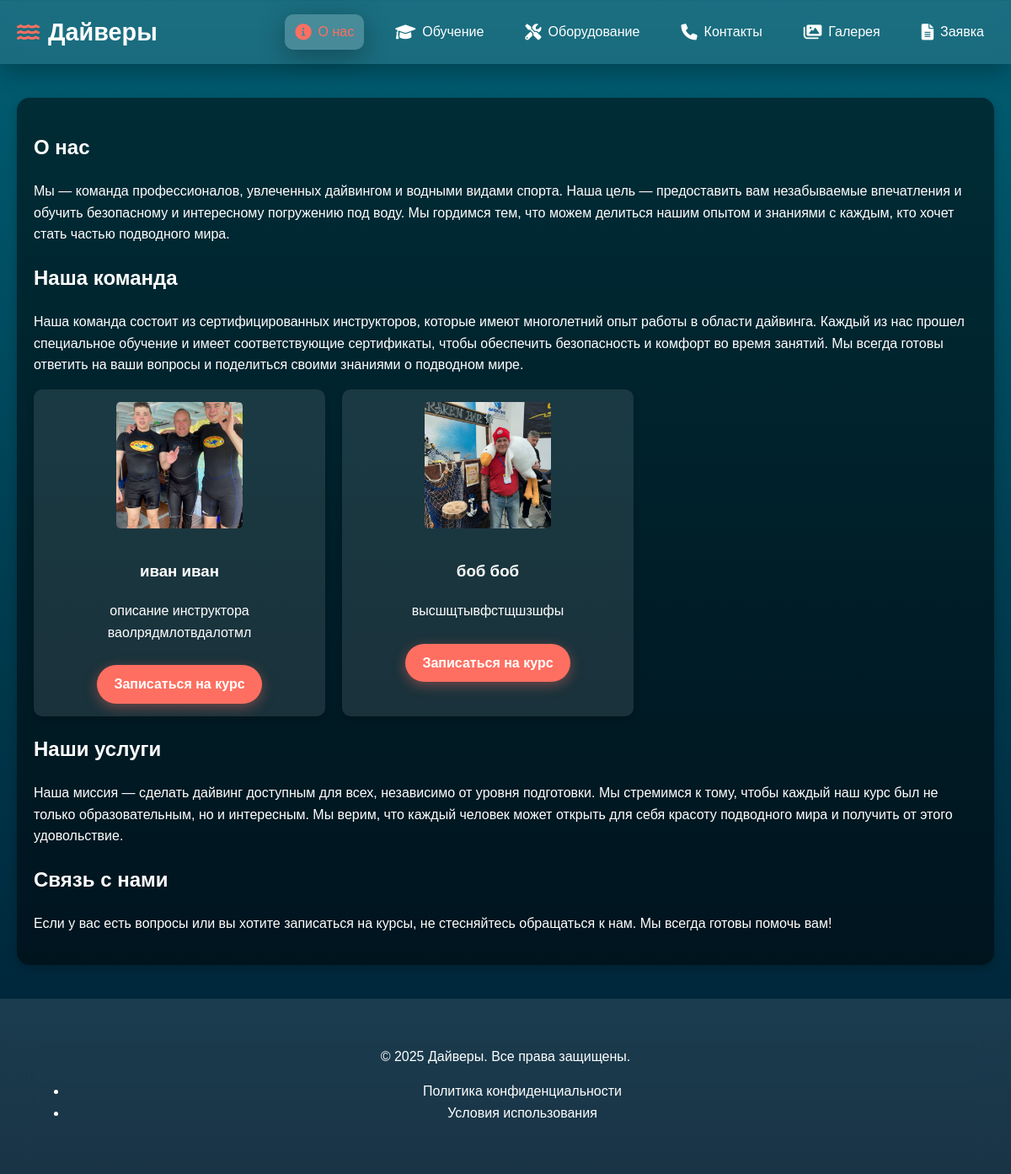
Page /about/ on the earlier database version.
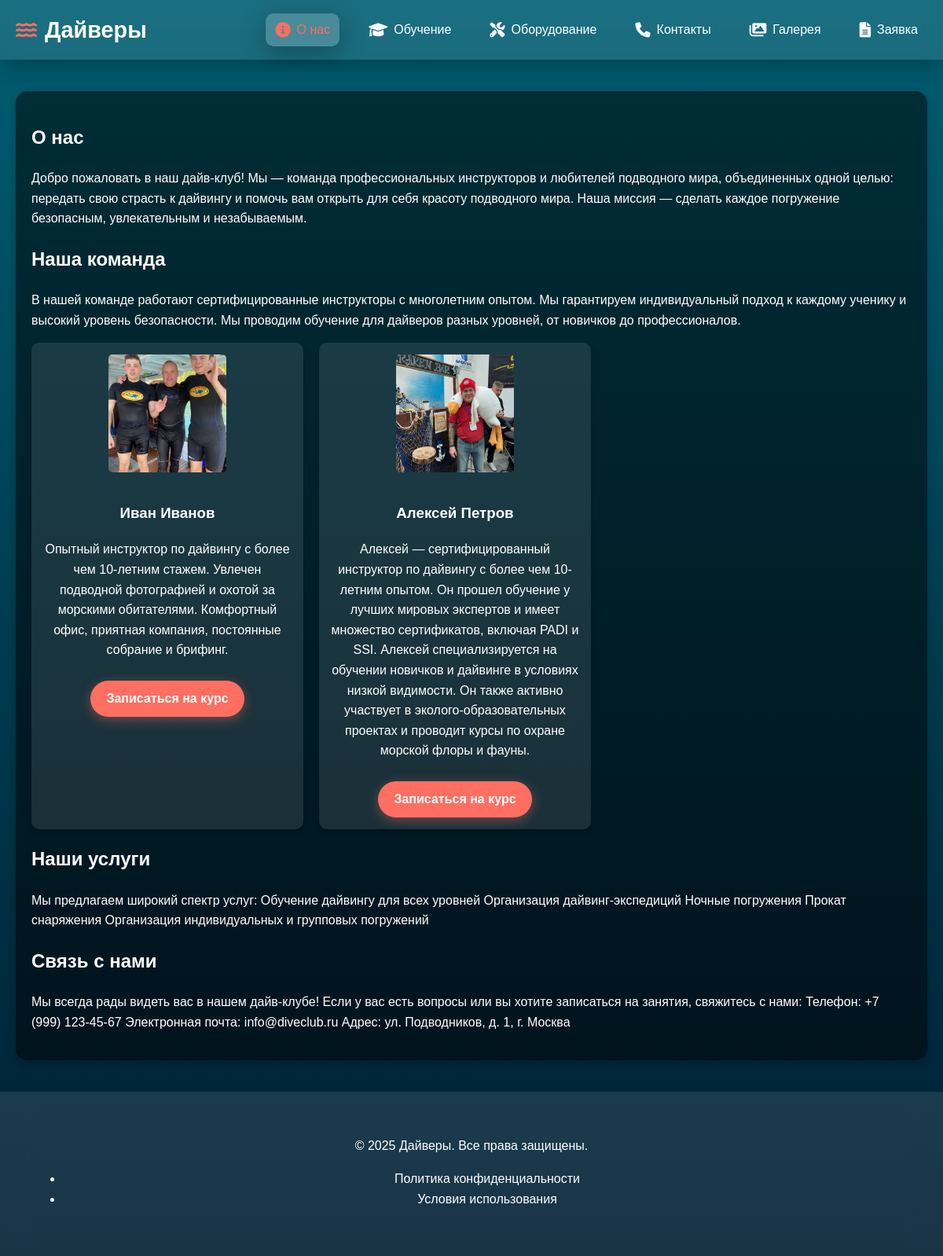
Same page on the later database version.
### main/models.py (models this page shows, shortened)
class AboutPage(models.Model):
    title = models.CharField(max_length=200, verbose_name="Заголовок")
    introduction = models.TextField(verbose_name="Введение")
    team_description = models.TextField(verbose_name="Описание команды", blank=True, null=True)
    team_image = models.ImageField(
        upload_to='about/team/',
        verbose_name="Изображение команды",
        blank=True,
        null=True
    )
    instructors = models.ManyToManyField(Instructor, blank=True, verbose_name="Инструкторы")
    team_photo = models.ImageField(
        upload_to='about/team/',
        blank=True,
        null=True,
        verbose_name="Фото команды",
        validators=[validate_image_file_size, validate_file_extension]
    )
    mission_statement = models.TextField(verbose_name="Наша миссия")
    mission_photo = models.ImageField(
        upload_to='about/mission/',
        blank=True,
        null=True,
        verbose_name="Фото миссии",
        validators=[validate_image_file_size, validate_file_extension]
    )
    mission_image = models.ImageField(
        upload_to='about/mission_image/',
        blank=True,
        null=True,
        verbose_name="Изображение миссии",
        validators=[validate_image_file_size, validate_file_extension]
    )
    services = models.TextField(verbose_name="Наши услуги")
    services_image = models.ImageField(
        upload_to='about/services_image/',
        blank=True,
        null=True,
        verbose_name="Изображение услуг",
        validators=[validate_image_file_size, validate_file_extension]
    )
    contact_info = models.TextField(verbose_name="Связь с нами")
    social_links = models.JSONField(verbose_name="Ссылки на соцсети", blank=True, null=True)
    class Meta:
        verbose_name = "О нас"
        verbose_name_plural = "О нас"

class Instructor(models.Model):
    name = models.CharField(max_length=100, verbose_name="Имя инструктора")
    bio = models.TextField(verbose_name="Биография инструктора")
    avatar = models.ImageField(
        upload_to='avatars/',
        blank=True,
        null=True,
        verbose_name="Аватар инструктора"
    )
    room_photo = models.ImageField(
        upload_to='instructors/',
        blank=True,
        null=True,
        verbose_name="Помещение"
    )
    class Meta:
        verbose_name = "Инструктор"
        verbose_name_plural = "Инструкторы"

### main/views.py (the view)
# urls.py: path('about/', views.about, name='about'),  # Страница "О нас"
def about(request):
    about_page = AboutPage.objects.first()
    instructors = about_page.instructors.all() if about_page else []
    context = {
        'about_page': about_page,
        'instructors': instructors,
    }
    return render(request, 'about/about.html', context)

### templates/about/about.html (shortened to what this page needs)
{% extends "base.html" %}
{% block content %}
<section class="about-section">
    <div class="about-container">
        <h1>{{ about_page.title }}</h1>
        <p>{{ about_page.introduction }}</p>
        <h2>Наша команда</h2>
        <p>{{ about_page.team_description }}</p>
        <div class="team-section">
            {% for instructor in instructors %}
                <div class="instructor-card">
                    <div class="image-wrapper">
                        <img src="{{ instructor.avatar.url }}" alt="{{ instructor.name }}">
                    </div>
                    <h3>{{ instructor.name }}</h3>
                    <p>{{ instructor.bio }}</p>
                    <a href="/training" class="cta-button">Записаться на курс</a>
                </div>
            {% empty %}
                <p>Пока нет информации об инструкторах.</p>
            {% endfor %}
        </div>
        <h2>Наши услуги</h2>
        <p>{{ about_page.services }}</p>
        <h2>Связь с нами</h2>
        <p>{{ about_page.contact_info }}</p>
    </div>
</section>
{% endblock %}

Differences in the rows shown:
removed Instructor: avatar (picture), name "боб боб", bio "высшщтывфстщшзшфы"
changed AboutPage "О нас": introduction "Мы — команда профессионалов, увлеченных дайвингом и водными видами спорта. Наша цель — предоставить вам незабываемые впечатления и обучить безопасному и интересному погружению под воду. Мы гордимся тем, что можем делиться нашим опытом и знаниями с каждым, кто хочет стать частью подводного мира." → "Добро пожаловать в наш дайв-клуб! Мы — команда профессиональных инструкторов и любителей подводного мира, объединенных одной целью: передать свою страсть к дайвингу и помочь вам открыть для себя красоту подводного мира. Наша миссия — сделать каждое погружение безопасным, увлекательным и незабываемым."; team_description "Наша команда состоит из сертифицированных инструкторов, которые имеют многолетний опыт работы в области дайвинга. Каждый из нас прошел специальное обучение и имеет соответствующие сертификаты, чтобы обеспечить безопасность и комфорт во время занятий. Мы всегда готовы ответить на ваши вопросы и поделиться своими знаниями о подводном мире." → "В нашей команде работают сертифицированные инструкторы с многолетним опытом. Мы гарантируем индивидуальный подход к каждому ученику и высокий уровень безопасности. Мы проводим обучение для дайверов разных уровней, от новичков до профессионалов."; services "Наша миссия — сделать дайвинг доступным для всех, независимо от уровня подготовки. Мы стремимся к тому, чтобы каждый наш курс был не только образовательным, но и интересным. Мы верим, что каждый человек может открыть для себя красоту подводного мира и получить от этого удовольствие." → "Мы предлагаем широкий спектр услуг: Обучение дайвингу для всех уровней Организация дайвинг-экспедиций Ночные погружения Прокат снаряжения Организация индивидуальных и групповых погружений"; contact_info "Если у вас есть вопросы или вы хотите записаться на курсы, не стесняйтесь обращаться к нам. Мы всегда готовы помочь вам!" → "Мы всегда рады видеть вас в нашем дайв-клубе! Если у вас есть вопросы или вы хотите записаться на занятия, свяжитесь с нами: Телефон: +7 (999) 123-45-67 Электронная почта: info@diveclub.ru Адрес: ул. Подводников, д. 1, г. Москва"
changed Instructor: name "иван иван" → "Иван Иванов"; bio "описание инструктора ваолрядмлотвдалотмл" → "Опытный инструктор по дайвингу с более чем 10-летним стажем. Увлечен подводной фотографией и охотой за морскими обитателями. Комфортный офис, приятная компания, постоянные собрание и брифинг."
added Instructor: avatar (picture), name "Алексей Петров", bio "Алексей — сертифицированный инструктор по дайвингу с более чем 10-летним опытом. Он прошел обучение у лучших мировых экспертов и имеет множество сертификатов, включая PADI и SSI. Алексей специализируется на обучении новичков и дайвинге в условиях низкой видимости. Он также активно участвует в эколого-образовательных проектах и проводит курсы по охране морской флоры и фауны."
